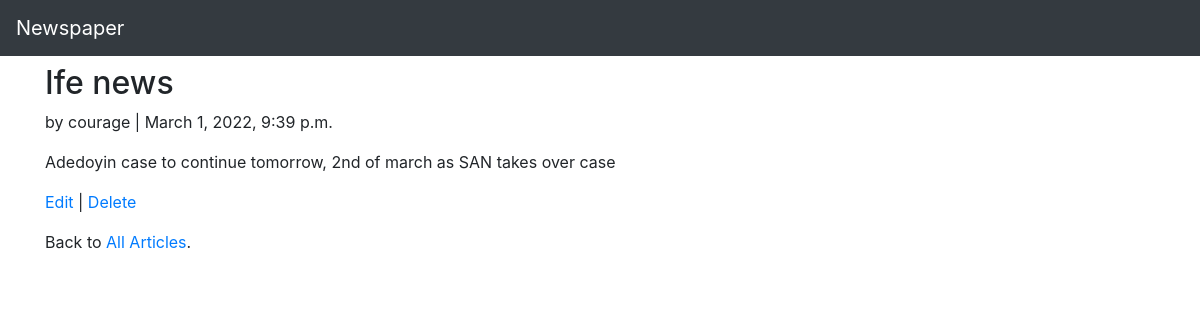
The page /articles/3 on the database its author committed.
### articles/models.py (models this page shows, shortened)
class Article(models.Model):
    title = models.CharField(max_length=25)
    body = models.TextField()
    date = models.DateTimeField(auto_now_add=True)
    author = models.ForeignKey(get_user_model(), on_delete=models.CASCADE,)

### users/models.py (models this page shows)
class CustomUser(AbstractUser):
    age = models.PositiveIntegerField(null=True, blank= True)

### articles/views.py (the view)
# urls.py: path('<int:pk>', ArticleDetailView.as_view(), name='article_detail'),
class ArticleDetailView(DetailView):
    template_name = 'article_detail.html'
    model = Article
    login_url = 'login'

### templates/article_detail.html
{% extends 'base.html' %}
{% block content %}
<div class="article-entry">
<h2>{{ object.title }}</h2>
<p>by {{ object.author }} | {{ object.date }}</p>
<p>{{ object.body }}</p>
</div>
<p><a href="{% url 'article_edit' article.pk %}">Edit</a> |
<a href="{% url 'article_delete' article.pk %}">Delete</a></p>
<p>Back to <a href="{% url 'article_list' %}">All Articles</a>.</p>
{% endblock content %}

### rows shown on the page
Article: title "Ife news", author "courage", date "March 1, 2022, 9:39 p.m.", body "Adedoyin case to continue tomorrow, 2nd of march as SAN takes over case"
